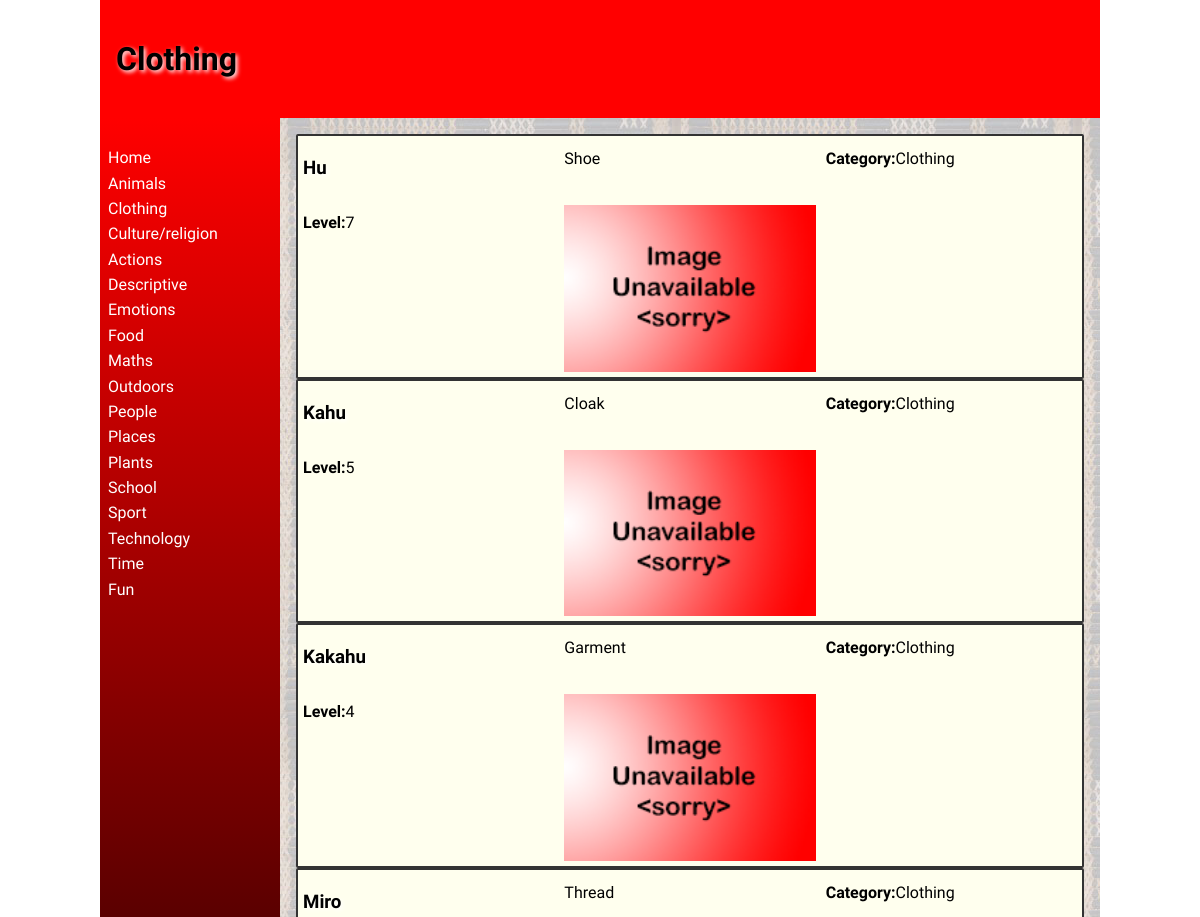
Page /categorypage?category=2 (upper part) on the earlier database version.
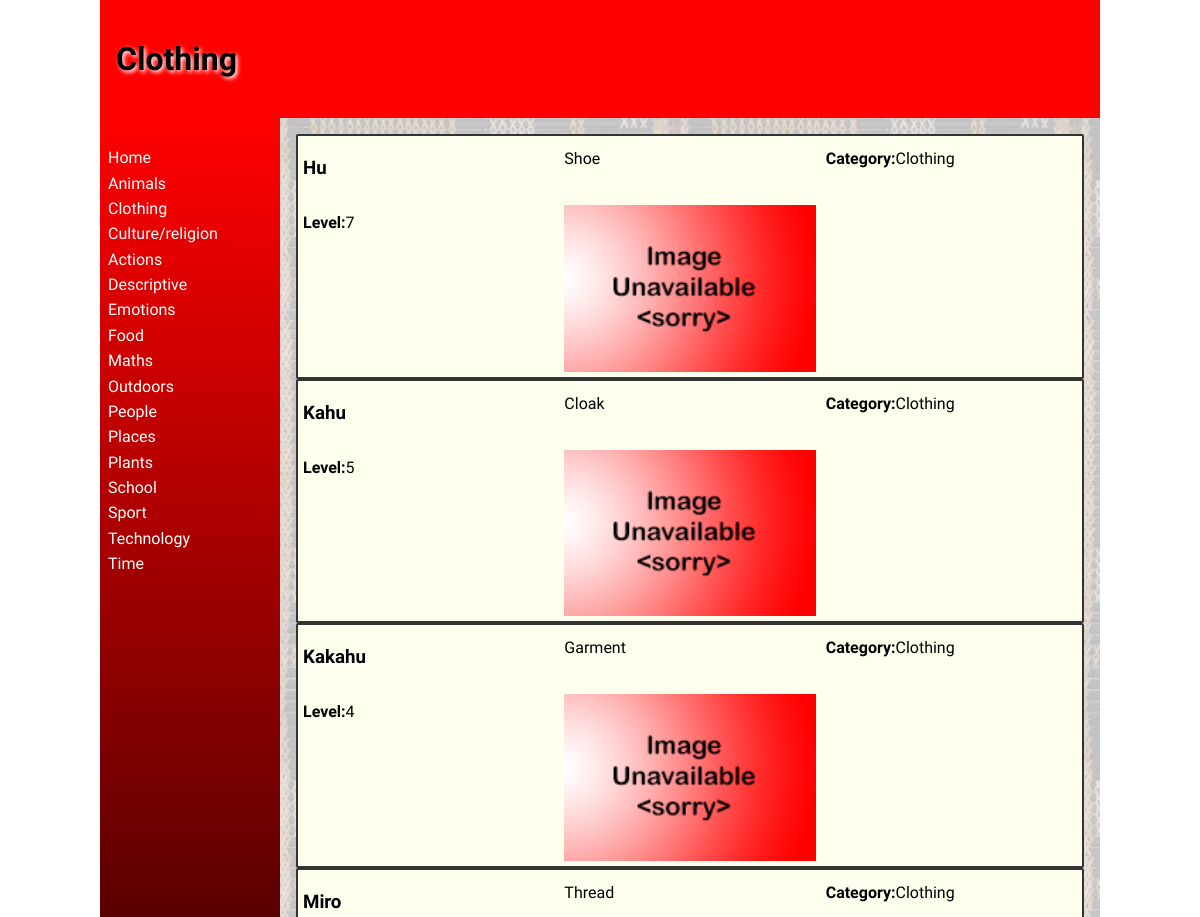
Same page on the later database version.
### tables this page shows
CREATE TABLE "category"
(
	categoryid INTEGER
		constraint category_pk
			primary key autoincrement,
	category varchar(30)
);

CREATE TABLE "dictionary_values"
(
	id INTEGER
		constraint dictionary_values_pk
			primary key autoincrement,
	maori varchar(60),
	english varchar(100),
	category INTEGER,
	definition varchar(500),
	level INTEGER,
	picture varchar(15),
	userid INTEGER,
	date_modified char(8)
);

### app.py (the view)
@app.route('/categorypage') # Cateogory Page
def render_categorypage():
    categoryid = request.args.get("category") #Gets the categroy from the URL argument in the link.
    con = create_connection("maori_dictionary.db") # Gets all the words in that category and puts them into "words".
    query = "SELECT id, maori, english, category, definition, level, picture FROM dictionary_values WHERE category=?"
    cur = con.cursor()
    cur.execute(query, (categoryid,))
    words = cur.fetchall()
    print(words)
    con.close()
    con = create_connection("maori_dictionary.db") # Gets category data for this category and sends it to the HTML.
    query = "SELECT categoryid, category  FROM category WHERE categoryid=?"
    cur = con.cursor()
    cur.execute(query, (categoryid,))
    categoryname = cur.fetchall()[0]
    con.close()
    return return_page('categorypage.html', words=words, category=categoryname, logged_in=is_logged_in()) # Renders the category page and sends info to HTML.

### app.py (called while the page is built)
def create_connection(db_file): # This function is used to make a connection with the database.
    try:                        #It is used when ever I do a query.
        connection = sqlite3.connect(db_file)
        return connection
    except Error as e:
        print(e)

def return_page(page, **extras): # This function does the rendering of the webpages. It allows me to pass through all of the cateogory information to all the pages.
    con = create_connection("maori_dictionary.db") # Makes connection and executes query to get category information.
    query = "SELECT categoryid, category  FROM category"
    cur = con.cursor()
    cur.execute(query)
    categorylist = dict(cur.fetchall())
    print(categorylist)
    con.close
    return render_template(page, categories=categorylist, **extras) # Renders all the webpages and sends category information.

def is_logged_in(): # Checks if and user is logged in.
    if session.get("email") is None:
        print("not logged in")
        return False
    else:
        print("logged in")
        return True

### templates/categorypage.html (shortened to what this page needs)
{% extends 'base.html' %}
{% block heading %}
    <p align="centre">{{ category[1]|title }}</p>
{% endblock %}
{% block main %}
    {% if words|length == 0 %}
        <p>
            There is no words in this category. Please add some using the addword button on the home page.
        </p>
    {% else %}
        {% for word in words %}
             <div class="word-box" onclick="window.location = '/wordpage?word={{ word[0] }}&category={{ categoryname }}'">
                <h3>{{ word[1]|title }}</h3>
                <p>{{ word[2]|title }}</p>
                <p><strong>Category:</strong>{{ category[1]|title }}</p>
                <p><strong>Level:</strong>{{ word[5] }}</p>
                <img src="static/images/{{ word[6] }}.png">
            </div>
        {% endfor %}
    {% endif %}
{% endblock %}

### templates/base.html (shortened to what this page needs)
<!doctype html>
<html lang="en">
<head>
	<link href="{{ url_for('static', filename='css/style.css') }}" rel="stylesheet">
</head>
<body>
	<div id="container">
		<header>
			<h1>{% block heading %}{% endblock %}</h1>
		</header>
		<nav>
			<ul>
                <li><a href="\">Home</a></li>
                {% for id, category in categories.items() %}
                    <li><a href="/categorypage?category={{ id }}">{{ category|title }}</a></li>
                {% endfor %}
			</ul>
		</nav>
		<main>
            {% block main%}{% endblock %}
        </main>
	</div>
</body>
</html>

### static/css/style.css (style rules this page uses)
* { font-family: Comfortaa, sans-serif; margin: 0; padding: 0; box-sizing: border-box; }
#container { display: grid; grid-template-columns: 75px auto; grid-template-areas: 'nav header' 'main main' 'footer footer'; }
header { grid-area: header; background-color: #f00; padding: 1rem; }
nav { grid-area: nav; }
main { grid-area: main; padding: 1rem; background-color: #edd; }
h1, h2, h3, h4 { padding: 1rem 0; font-family: 'Suez One', serif; color: #000; text-shadow: 2px 2px 4px #fff; }
p { padding: 0.5rem 0; }
a { color: #222; }
img { width: 100%; }
@media only screen and (min-width: 768px) { #container { grid-template-columns: 180px auto; grid-template-areas: 'header header' 'nav main' 'footer footer'; } }
@media only screen and (min-width: 768px) { nav { background: linear-gradient(180deg, rgba(255,0,0,1) 0%, rgba(0, 0, 0, 1) 50%, rgba(255,0,0,1) 100%); padding: 0.5rem; } }
@media only screen and (min-width: 768px) { nav ul { list-style: none; } }
@media only screen and (min-width: 768px) { nav li { padding: 0.2rem 0; } }
@media only screen and (min-width: 768px) { nav a { color: #fff; text-decoration: none; } }
@media only screen and (min-width: 768px) { main { background-image: url('/poutama.jpg'); } }
@media only screen and (min-width: 1000px) { #container { width: 1000px; margin: auto; } }
@media only screen and (min-width: 1000px) { .word-box { background-color: #ffe; padding:5px; border: 2px solid #333; border-radius: 2px; display: grid; grid-template-columns: 1fr 1fr 1fr; grid-column-gap: 10px; grid-row-gap: 10px; } }

Differences in the rows shown:
removed category: category "Fun"
